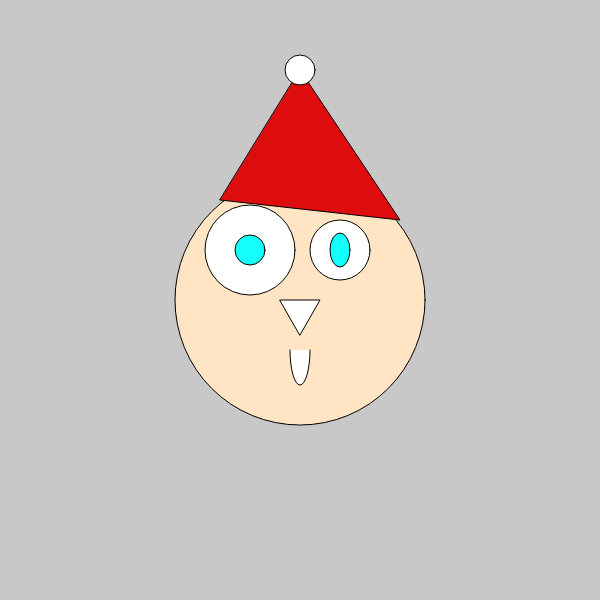
Frame 1 (no input)
Frame 60 (no input): identical to frame 1, image omitted
Frame 120 (the mouse pressed at the canvas centre since frame 60): identical to frame 1, image omitted

The p5.js sketch that drew this single still picture (run headless with seeded random() and noise() and a simulated clock; from frame 60 on, the mouse is pressed at the canvas centre):

// p5.js sketch
// ── sketch.js
function setup() {
  createCanvas(600, 600);
}

function draw() {
  background(200);// fons de pantalla, gris si te un número //entre 0 i 255 zero es negre i 255 es blanc, i qualsevol //número entre 0 i 255 serà gris. Si tenim 3 numeros el //primer número es vermellor o R (red), el segon número és //la verdor o G de green i el tercer número és la blavor o //B de blue. Els colors RGB permeten construir setze //milions de colors diferents (255x255x255) 
  fill(255,229,195);//Funciona com el background amb RGB
  ellipse(300,300,0,0);// El primer número entre parèntesis és la posicio x del centre, el segon número é la posició i la alçada del centre del el·lipse, el tercer número és l'amplada i el quart número és l'alçada del el·lipse.
ellipse(300,300,250,250)
  fill(255,255,255)
  ellipse(250,250,90,90)
  fill(255,255,255)
    ellipse(340,250,60,60)
arc(300,350,20,70,0,PI);//Funciona com la el·lipse els primers quatre números i els dos ultims són 0Pi o Pi,0
  triangle(280, 300, 320, 300, 300, 335)
  fill(18, 255, 251)
ellipse(250,250,30,30)
fill(18, 255, 251)
  ellipse(340,250,20,34,120,200,400)
  fill(222, 13, 13)
  triangle(220, 200, 400, 220, 300, 70)
  fill(255, 255, 255)
  circle(300, 70, 30)
    
}
